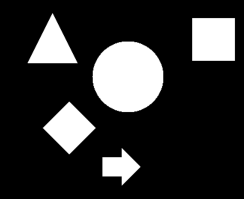
#> input picture img/figures.png, 244 x 199 px
$ jupyter execute --allow-errors chapter2.ipynb
#> lines starting #> are read from the running program, lines starting #| are printed output that depends on the picture; after the words box and inside, x2 and y2 are one past the last pixel; in counts of white or black regions, pixels touching at a corner belong together
## Chapter 2. 영상 처리 (p109)

---

[cell 1]
## import
import matplotlib.pyplot as plt
import cv2
import numpy as np

1. 다음에 제시된 명암 단계가 [0,9]이고, 크기가 5x5인 영상에 대해 답하시오.

[cell 2]
img = [[1,1,2,2,2],
       [0,1,3,4,3],
       [2,3,6,7,3],
       [4,5,8,7,7],
       [3,4,4,4,3]]

1 ) 히스토그램을 구하시오.

[cell 3]
hist = [ 0 for i in range(9)]
for j in range(5) :
    for i in range(5) :
        hist[img[j][i]] += 1
print(hist)
plt.bar(range(9) , hist,)
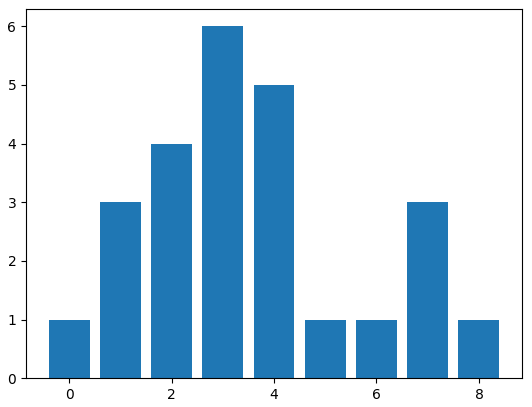
#> figure drawn by matplotlib, 1 panel; tallest bar 6 high, from x = 2.6 to 3.4

2 ) 히스토그램 평활화를 위한 매핑 표를 구하시오.

[cell 4]
cumsum_hist = [0 for _ in range(9)]
total = 0
for i in range(len(hist)) :
    total += hist[i]
    cumsum_hist[i] = total // 9


print(cumsum_hist)
plt.bar(range(9), cumsum_hist)
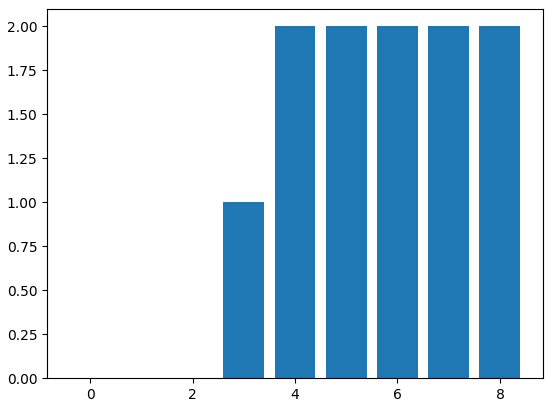
#> figure drawn by matplotlib, 1 panel

3 ) 평활화된 영상을 제시하시오.

[cell 5]
new_img = [[0 for _ in range(5)] for _ in range(5)]

for j in range(5) :
    for i in range(5) :
        new_img[j][i] = cumsum_hist[img[j][i]]

print(new_img)

2. 2.3.2절의 연결요소 번호 붙이기 알고리즘에 대해 답하시오.

1 ) [알고리즘 2-5]를 8-연결성 버전으로 바꾸기 위한 flood_fill8() 함수를 제시하시오.

[cell 6]
img = cv2.imread('../img/figures.png')
#> img is the input picture: shape (199, 244, 3); min 0, max 255, mean 48.2
img = cv2.cvtColor(img, cv2.COLOR_BGR2GRAY)
#> img: shape (199, 244)
_, img = cv2.threshold(img, 100, 255, cv2.THRESH_BINARY)
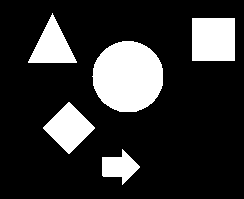
#> img: shape (199, 244); 19% white; 5 white regions, box (x1, y1, x2, y2) and area: (92, 41, 163, 112) 3983, (192, 18, 235, 61) 1849, (43, 102, 95, 154) 1404, (28, 13, 77, 63) 1250, (102, 149, 140, 185) 741

plt.imshow(img)
plt.show()

h,w = img.shape[:2]
#> h = 199; w = 244
copy_img = [[0 for _ in range(w)] for _ in range(h)]
#> copy_img = 199 items

for j in range(h) :
    for i in range(w) :
        if img[j][i] == 255 :
            copy_img[j][i] = -1
        else :
            copy_img[j][i] = 0

def flood_fill8(img, y, x, label) :

    if img[y][x] == -1 :
        img[y][x] = label

        flood_fill8(img, y-1, x-1, label)
        flood_fill8(img, y-1, x, label)
        flood_fill8(img, y-1, x+1, label)
        flood_fill8(img, y, x-1, label)
        flood_fill8(img, y, x+1, label)
        flood_fill8(img, y+1, x-1, label)
        flood_fill8(img, y+1, x, label)
        flood_fill8(img, y+1, x+1, label)


label = 1
#> (the rest of this cell did not finish here and is left out)

2 ) [알고리즘 2-6]을 8-연결성 버전으로 바꾸기 위한 efficient_floodfill8() 함수를 제시하시오.

[cell 7]
img = cv2.imread('../img/figures.png')
img = cv2.cvtColor(img, cv2.COLOR_BGR2GRAY)
_, img = cv2.threshold(img, 100, 255, cv2.THRESH_BINARY)

plt.imshow(img)
plt.show()

h,w = img.shape[:2]
copy_img = [[0 for _ in range(w)] for _ in range(h)]

for j in range(h) :
    for i in range(w) :
        if img[j][i] == 255 :
            copy_img[j][i] = -1
        else :
            copy_img[j][i] = 0

def efficient_flood_fill8(img, y, x, label) :
    queue = []
    queue.append([y,x])
    while queue :
        (y,x) = queue.pop(0)
        if img[y][x] == -1 :
            left = right = x
            while img[y][left-1] == -1 :
                left -= 1
            while img[y][right+1] == -1 :
                right += 1
            for c in range(left, right+1) :
                img[y][c] = label
                if img[y-1][c] == -1 :# and (c==left or img[y-1][c-1] != -1) :
                    queue.append([y-1, c])
                if img[y+1][c] == -1 : # and (c==left or img[y+1][c-1] != -1) :
                    queue.append([y+1, c])


label = 1
for j in range(1, h-2) :
    for i in range(1, w-2) :
        if copy_img[j][i] == -1 :
            efficient_flood_fill8(copy_img, j, i, label)
            label += 1
#> after the loop, label = 6

print(np.unique(copy_img))
#| [0 1 2 3 4 5]
plt.imshow(copy_img)
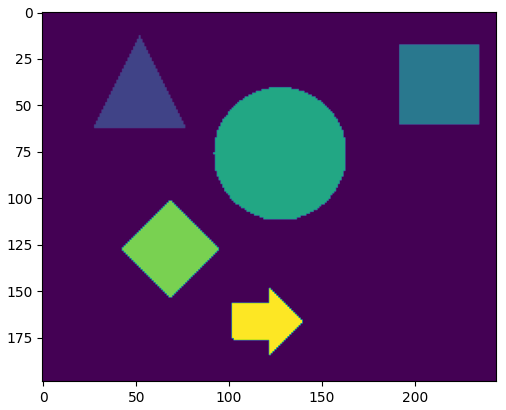
#> figure drawn by matplotlib, 1 panel

3. 식 (2.11)을 이용하여 문제 1의 영상을 변환하시오.

1 ) a=2로 두고 영상을 밝게 변환하시오.

[cell 8]
a = 2

og_img = plt.imread('../img/figures.png')
og_img = cv2.cvtColor(og_img, cv2.COLOR_RGB2GRAY)
#> og_img: shape (199, 244) float32
h,w = og_img.shape[:2]


brighter_img = og_img.copy()
brighter_img = np.clip(og_img + a / 255., 0, 1)

plt.imshow(np.hstack([og_img, brighter_img]), cmap = 'gray')
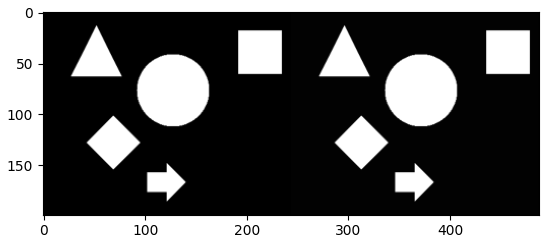
#> figure drawn by matplotlib, 1 panel

2 ) a = 2로 두고 영상을 어둡게 변환하시오.

[cell 9]
a = 2

og_img = plt.imread('../img/figures.png')
og_img = cv2.cvtColor(og_img, cv2.COLOR_RGB2GRAY)
h,w = og_img.shape[:2]


darker_img = og_img.copy()
darker_img = np.clip(og_img - a / 255., 0, 1)

plt.imshow(np.hstack([og_img, darker_img]), cmap = 'gray')

3 ) 영상을 반전하시오.

[cell 10]
contrast = 1 - og_img
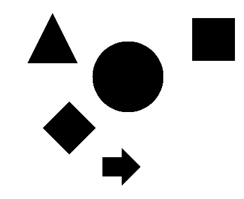
#> contrast: shape (199, 244) float32; min 0, max 1, mean 0.811

plt.imshow(contrast)

4. 에지 보존 효과를 지닌 스무딩 필터에 대해 답하시오.

1 ) 메디안 필터는 가우시안 필터에 비해 에지 보존 효과가 뛰어나다. 그 이유를 설명하시오.
ans) 가우시안 필터는 필터 영역 내 전체값에 대한 평균을 내기 때문에 경계값(outlier)에 영향을 받는 반면, 메디안은 중앙값으로 처리하기 때문에, 가장 빈번한 값으로 대체된다. 엣지 부분에서는 보통 엣지를 이루는 값이 가장 빈번하므로, 엣지 보존에 메디안 필터가 적합하다.

2 ) 에지 보존 필터로 양방향 필터와 쿠와하라 필터가 있다. 이들 각각에 대해 동작 원리를 조사하시오.
ans) 양방향 필터는 대상 필터와 주변 픽셀과의 거리 그리고 픽셀 값 차이까지 고려해서 엣지를 보전한다. 쿠와하라 필터는 필터 영역을 4분면으로 나눈 후, 각 분면 중 분산이 가장 작은 영역의 평균값으로 값을 대체한다. 보통 5x5 윈도우 필터를 사용한다.

5. [예제 2-3] 에 있는 원래 삼각형을 꼭지점 x1을 중심으로 시계 방향으로 30도 회전시키려고 한다.

1 ) 복합 변환 행렬을 구하시오.
ans) 꼭짓점까지의 이동은 T(3,5), 시계 방향으로 회전은 R(30')로 표현한다.
[[1,0,0]    [[cos(30), -sin(30), 0]    [[0.866, -0.500, 0]
 [0,1,0]  *  [sin(30), cos(30),  0] =   [0.500,  0.866, 0]
 [3,5,1]]    [     0,       0,  0]]     [3.5981, 0.2321, 1]]

2 ) 회전 후의 세 꼭지점의 좌표를 구하시오.
ans)

#> (a cell that did not finish here is left out)

6. 다음 네 개의 꼭지점을 갖는 도형에 답하시오.
x1 = (2,1), x2 = (2,4), x3 = (3,1), x4 = (3,4)

1 ) x방향으로 3만큼 기울이기 위한 변환 행렬을 제시하시오.

2 ) (1)의 변환을 적용한 후 꼭지점의 좌표를 계산하시오.

3) 변환 전과 후의 도형을 그리시오.

7. [예제 2-6]에서 열기와 닫기를 적용한 영상을 구하시오.

[cell 12]
# opening
img = np.array([[0,0,0,0,0,0,0,0],
                [0,1,1,0,0,0,1,0],
                [0,1,2,0,0,0,1,0],
                [0,1,3,1,0,0,2,0],
                [0,1,3,1,0,0,2,0],
                [0,1,2,3,4,4,3,0],
                [0,0,0,0,1,3,1,0],
                [0,0,0,0,0,0,0,0]])

pad_img = np.pad(img, ((0,0),(1,1)), 'constant', constant_values = 10000 )

S = np.array([0,0,0])
result_img = img.copy()


for j in range(img.shape[0]) :
    for i in range(img.shape[1]) :
        result_img [j,i] = np.min(img[j, max(0, i-1) : min(8, i+2)]) #erosion # skip S for similicity

for j in range(img.shape[0]) :
    for i in range(img.shape[1]) :
        result_img [j,i] = np.max(result_img[j, max(0, i-1) : min(8, i+2)]) #dilation # skip S for similicity

print(result_img)

[cell 13]
# closing
img = np.array([[0,0,0,0,0,0,0,0],
                [0,1,1,0,0,0,1,0],
                [0,1,2,0,0,0,1,0],
                [0,1,3,1,0,0,2,0],
                [0,1,3,1,0,0,2,0],
                [0,1,2,3,4,4,3,0],
                [0,0,0,0,1,3,1,0],
                [0,0,0,0,0,0,0,0]])

pad_img = np.pad(img, ((0,0),(1,1)), 'constant', constant_values = 10000 )

S = np.array([0,0,0])
result_img = img.copy()


for j in range(img.shape[0]) :
    for i in range(img.shape[1]) :
        result_img [j,i] = np.max(img[j, max(0, i-1) : min(8, i+2)]) #dilation # skip S for similicity

for j in range(img.shape[0]) :
    for i in range(1, img.shape[1]) :
        result_img [j,i] = np.min(result_img[j, max(0, i-1) : min(8, i+2)]) #erosion # skip S for similicity


print(result_img)

8. 모폴로지에 대해 답하시오.

1 ) 아래 구조요소를 이용하여 [그림 2-37(a)]에 있는 이진 영상에 팽창, 침식, 열기, 닫기를 적용한 결과를 제시하시오.

[cell 14]
img = np.array([[0,0,0,0,0,0,0,0],
                [0,1,1,0,0,0,1,0],
                [0,1,1,0,0,0,1,0],
                [0,1,1,1,0,0,1,0],
                [0,1,1,1,0,0,1,0],
                [0,1,1,1,1,1,1,0],
                [0,0,0,0,1,1,1,0],
                [0,0,0,0,0,0,0,0]
               ], np.uint8)

cross_kernel = cv2.getStructuringElement(cv2.MORPH_CROSS, (3,3))
dilation = cv2.dilate(img, cross_kernel)
erosion = cv2.dilate(img, cross_kernel)
opening = cv2.morphologyEx(img, cv2.MORPH_OPEN, cross_kernel)
closing = cv2.morphologyEx(img, cv2.MORPH_CLOSE, cross_kernel)

print(dilation, end = '\n\n')
print(erosion, end = '\n\n')
print(opening, end = '\n\n')
print(closing, end = '\n\n')

[cell 15]
img = np.array([[0,0,0,0,0,0,0,0],
                [0,1,1,0,0,0,1,0],
                [0,1,1,0,0,0,1,0],
                [0,1,1,1,0,0,1,0],
                [0,1,1,1,0,0,1,0],
                [0,1,1,1,1,1,1,0],
                [0,0,0,0,1,1,1,0],
                [0,0,0,0,0,0,0,0]
               ], np.uint8)

cross_kernel = np.array([[0,0,0,], [0,0,0], [0,0,0]], np.uint8)
dilation = cv2.dilate(img, cross_kernel)
erosion = cv2.dilate(img, cross_kernel)
opening = cv2.morphologyEx(img, cv2.MORPH_OPEN, cross_kernel)
closing = cv2.morphologyEx(img, cv2.MORPH_CLOSE, cross_kernel)

print(dilation, end = '\n\n')
print(erosion, end = '\n\n')
print(opening, end = '\n\n') ## TODO : 0,1값으로만 이루어져있었는데, cv2 opening, closing 함수를 사용하니 255 값이 리턴되었다. 무슨 일?!
print(closing, end = '\n\n')

9. RGB 모델에서 다음에 예시한 것과 같은 방식으로 값을 변화시켜가며 색을 관찰하시오.

[cell 16]
def show_color(rgb_value) :
    return np.full((30,30,3), rgb_value)

first_row = [(25,0,25), (50,0,50), (100,0,100), (150,0, 150), (200,0,200), (255,0,255)]
second_row = [(0,0,0), (50,50,50), (100,100,100), (200,200,200), (255,255,255)]
third_row = [(25,0,0), (50,0,0), (100,0,0), (150,0,0), (200,0,0), (255,0,0)]

print('첫번째 줄\n')
plt.imshow(np.hstack([show_color(color) for color in first_row] ))
plt.show()
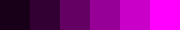
#> shown: shape (30, 180, 3); mean R, G, B 130, 0, 130

print('두번째 줄\n')
plt.imshow(np.hstack([show_color(color) for color in second_row] ))
plt.show()
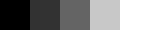
#> shown: shape (30, 150, 3); min 0, max 255, mean 121

print('세번째 줄\n')
plt.imshow(np.hstack([show_color(color) for color in third_row] ))
plt.show()
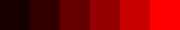
#> shown: shape (30, 180, 3); mean R, G, B 130, 0, 0
